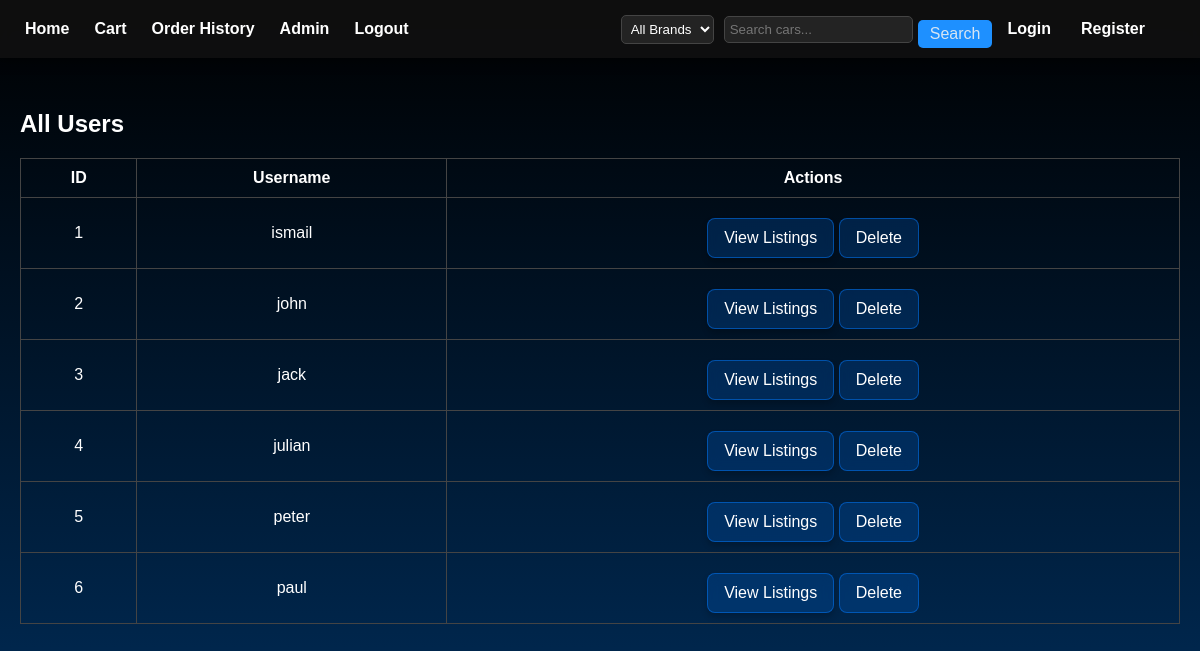
/admin/users (signed in), run on an earlier commit of the app's database.
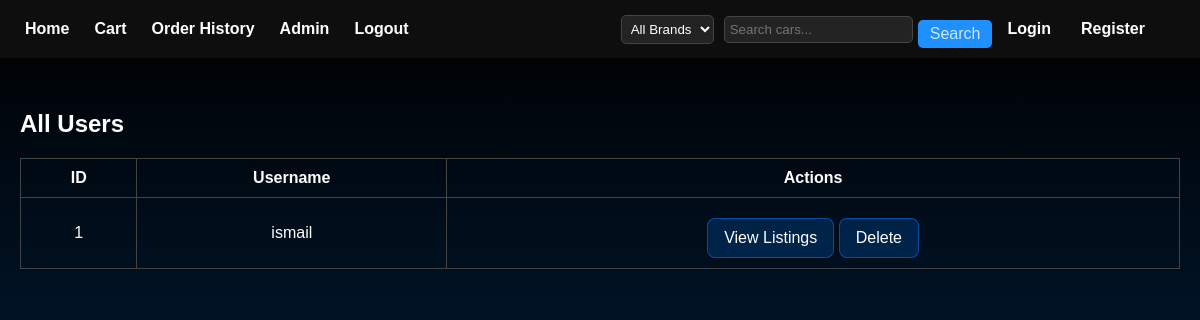
And on a later commit of the database.
### app.py (models this page shows, shortened)
class User(db.Model):
    id = db.Column(db.Integer, primary_key=True)
    username = db.Column(db.String(80), unique=True)
    password_hash = db.Column(db.String(120))
    profile_pic = db.Column(db.String(120), nullable=True)
    is_admin = db.Column(db.Boolean, default=False)
    listed_cars = db.relationship('Car', back_populates='seller')
    bookmarked_cars = db.relationship('Car', secondary=bookmarks, backref='bookmarked_by')

### app.py (the view)
@app.route('/admin/users')
def admin_users():
    if 'admin_logged_in' not in session:
        return redirect(url_for('admin_login'))
    users = User.query.all()
    return render_template('admin_users.html', users=users)

### app.py (called while the page is built)
@app.context_processor
def inject_user():
    if 'user_id' in session:
        user = User.query.get(session['user_id'])
        return dict(current_user=user)
    return dict(current_user=None)

### templates/admin_users.html
{% extends "layout.html" %}
{% block content %}
<h2>All Users</h2>
<table border="1" cellpadding="8" cellspacing="0" style="border-collapse: collapse; width: 100%;">
    <tr>
        <th>ID</th>
        <th>Username</th>
        <th>Actions</th>
    </tr>
    {% for user in users %}
        <tr>
            <td>{{ user.id }}</td>
            <td>{{ user.username }}</td>
            <td>
                <form action="{{ url_for('admin_specific_user_listings', user_id=user.id) }}" method="get" style="display:inline;">
                    <button type="submit" class="custom-btn">View Listings</button>
                </form>
                <form action="{{ url_for('admin_delete_user', user_id=user.id) }}" method="POST" style="display:inline;">
                    <button type="submit" onclick="return confirm('Are you sure you want to delete this user? This will also remove their cars and orders.')">
                        Delete
                    </button>
                </form>
            </td>
        </tr>
    {% endfor %}
</table>
{% endblock %}

### templates/layout.html (shortened to what this page needs)
<!DOCTYPE html>
<html lang="en">
<head>
    <link rel="stylesheet" href="{{ url_for('static', filename='style.css') }}">
</head>
<body>
<div class="navbar">
    <div class="nav-left nav-links">
        <a href="{{ url_for('index') }}">Home</a>
        <a href="{{ url_for('cart') }}">Cart</a>
        <a href="{{ url_for('orders') }}">Order History</a>
        {% if session.get('admin_logged_in') and not session.get('username') %}
            <a href="{{ url_for('admin') }}">Admin</a>
            <a href="{{ url_for('logout_admin') }}">Logout</a>
        {% elif not session.get('username') %}
            <a href="{{ url_for('admin_login') }}">Admin Login</a>
        {% endif %}
    </div>
    <div class="nav-right">
        <form action="{{ url_for('index') }}" method="get" style="display: flex; align-items: center;">
            <select name="brand" onchange="this.form.submit()" class="dropbtn">
                <option value="">All Brands</option>
            </select>
            <input type="text" name="search" placeholder="Search cars..." value="{{ request.args.get('search', '') }}">
             <button type="submit">Search</button>
        </form>
        {% if session.get('username') %}
            <div class="dropdown">
                <img src="{% if current_user.profile_pic %}{{ url_for('static', filename='profile_pics/' + current_user.profile_pic) }}{% else %}{{ url_for('static', filename='profile_pics/default.png') }}{% endif %}" alt="Profile Picture" class="nav-profile-pic" onclick="toggleDropdown()">
                <div class="dropdown-content" id="profileDropdown">
                    <a href="{{ url_for('profile') }}">Profile</a>
                    <a href="{{ url_for('logout_user') }}">Logout</a>
                </div>
            </div>
        {% else %}
            <a href="{{ url_for('login') }}">Login</a>
            <a href="{{ url_for('register') }}">Register</a>
        {% endif %}
    </div>
</div>
<div class="container">
    {% block content %}{% endblock %}
</div>
</body>
</html>

### static/style.css (style rules this page uses)
body { margin: 0; padding: 0; font-family: 'Segoe UI', sans-serif; background: linear-gradient(to right, #000000, #003366); color: white; }
.container { padding: 20px; max-width: 1200px; margin: auto; }
table { width: 100%; border-collapse: collapse; margin-top: 20px; }
th, td { border: 1px solid #444; padding: 10px; text-align: center; }
body { margin: 0; font-family: 'Segoe UI', Tahoma, Geneva, Verdana, sans-serif; background: linear-gradient(to bottom, #000000, #003366); color: white; min-height: 100vh; }
.navbar { background-color: rgba(0, 0, 0, 0.7); padding: 15px 20px; display: flex; justify-content: space-between; align-items: center; }
.navbar a { color: #fff; text-decoration: none; margin-right: 15px; font-weight: bold; }
.container { max-width: 1200px; margin: 0 auto; padding: 20px; animation: fadeIn 0.8s ease-in-out; }
.dropbtn { background-color: #333; color: white; padding: 10px; border: none; cursor: pointer; }
button { background-color: #007BFF; color: white; border: none; padding: 10px 20px; margin-top: 10px; border-radius: 6px; cursor: pointer; font-size: 16px; transition: background-color 0.3s ease; }
.custom-btn { display: inline-block; padding: 10px 20px; background: linear-gradient(45deg, #005eff, #0f9dff); color: white; border: none; border-radius: 12px; text-decoration: none; font-weight: bold; transition: background 0.3s ease, transform 0.2s ease; box-shadow: 0 4px 6px rgba(0, 0, 0, 0.2); cursor: pointer; }
.nav-right form select { padding: 5px; margin-left: 10px; border-radius: 5px; border: 1px solid #444; background: rgba(40, 40, 40, 0.8); color: white; backdrop-filter: blur(6px); -webkit-backdrop-filter: blur(6px); cursor: pointer; }
.nav-right form select option { background: #222; color: white; }
button, input[type="submit"], .cart-item-actions button, .cart-total button, a.button-link { background: rgba(0, 123, 255, 0.2); color: white; border: 1px solid rgba(0, 123, 255, 0.5); border-radius: 8px; padding: 8px 14px; cursor: pointer; transition: all 0.3s ease; backdrop-filter: blur(6px); -webkit-backdrop-filter: blur(6px); font-weight: 500; }
button, input[type="submit"], .cart-btn, .checkout-btn, .delete-btn, .custom-btn, .filter-form button, .cart-item-actions button, .cart-total button, a.button-link { background: rgba(0, 123, 255, 0.2); color: white; border: 1px solid rgba(0, 123, 255, 0.5); border-radius: 8px; padding: 10px 16px; cursor: pointer; text-decoration: none; transition: all 0.3s ease; backdrop-filter: blur(6px); -webkit-backdrop-filter: blur(6px); font-weight: 500; display: inline-block; }

### templates/layout.html (style rules this page uses)
.navbar { background: rgba(20, 20, 20, 0.7); backdrop-filter: blur(10px); -webkit-backdrop-filter: blur(10px); color: white; padding: 10px 20px; display: flex; justify-content: space-between; align-items: center; flex-wrap: wrap; position: fixed; top: 0; left: 0; width: 100%; z-index: 1000; box-shadow: 0px 2px 10px rgba(0,0,0,0.6); box-sizing: border-box; padding-right: 40px; }
body { margin: 0; padding-top: 70px; background-color: #000; color: white; font-family: Arial, sans-serif; }
.nav-left, .nav-right { display: flex; align-items: center; gap: 15px; }
.nav-links a { color: white; text-decoration: none; margin: 0 5px; transition: color 0.3s ease; }
.nav-right form input[type="text"], .nav-right form select { padding: 5px; margin-left: 10px; border-radius: 5px; border: 1px solid #444; background: rgba(40,40,40,0.8); color: white; outline: none; }
.nav-right form select option { background: #222; color: white; }
.nav-right form button { padding: 5px 12px; margin-left: 5px; border: none; border-radius: 5px; background: #1e90ff; color: rgba(239, 240, 241, 0.884); cursor: pointer; transition: background 0.3s ease; }
.dropbtn { background: transparent; color: white; border: 1px solid #555; border-radius: 5px; padding: 5px; cursor: pointer; }
.container { padding: 20px; }

What changed in the data, as far as the page shows it:
removed User: id "2", username "john"
removed User: id "3", username "jack"
removed User: id "4", username "julian"
removed User: id "5", username "peter"
removed User: id "6", username "paul"
